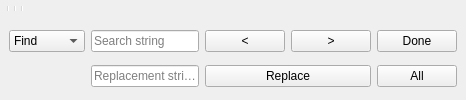
  <widget class="Dock" name="editorDock">
   <attribute name="dockWidgetArea">
    <number>1</number>
   </attribute>
   <widget class="QWidget" name="editorDockContents">
    <layout class="QVBoxLayout" name="verticalLayout">
     <property name="spacing">
      <number>0</number>
     </property>
     <property name="margin">
      <number>0</number>
     </property>
     <item>
      <widget class="QToolBar" name="editortoolbar">
       <addaction name="fileActionNew"/>
       <addaction name="fileActionOpen"/>
       <addaction name="fileActionSave"/>
       <addaction name="separator"/>
       <addaction name="editActionUndo"/>
       <addaction name="editActionRedo"/>
       <addaction name="editActionUnindent"/>
       <addaction name="editActionIndent"/>
       <addaction name="separator"/>
       <addaction name="designActionPreview"/>
       <addaction name="designActionRender"/>
       <addaction name="separator"/>
       <addaction name="fileActionExportSTL"/>
      </widget>
     </item>
     <item>
      <widget class="QFrame" name="find_panel">
       <property name="enabled">
        <bool>true</bool>
       </property>
       <property name="sizePolicy">
        <sizepolicy hsizetype="Preferred" vsizetype="Minimum">
         <horstretch>0</horstretch>
         <verstretch>0</verstretch>
        </sizepolicy>
       </property>
       <property name="frameShape">
        <enum>QFrame::NoFrame</enum>
       </property>
       <property name="frameShadow">
        <enum>QFrame::Raised</enum>
       </property>
       <property name="lineWidth">
        <number>0</number>
       </property>
       <layout class="QGridLayout" name="gridLayout">
        <property name="topMargin">
         <number>0</number>
        </property>
        <property name="bottomMargin">
         <number>0</number>
        </property>
        <property name="verticalSpacing">
         <number>0</number>
        </property>
        <item row="0" column="0">
         <widget class="QComboBox" name="findTypeComboBox">
          <item>
           <property name="text">
            <string>Find</string>
           </property>
          </item>
          <item>
           <property name="text">
            <string>Replace</string>
           </property>
          </item>
         </widget>
        </item>
        <item row="0" column="1">
         <widget class="QLineEdit" name="findInputField">
          <property name="placeholderText">
           <string>Search string</string>
          </property>
         </widget>
        </item>
        <item row="0" column="2">
         <widget class="QPushButton" name="prevButton">
          <property name="text">
           <string>&lt;</string>
          </property>
         </widget>
        </item>
        <item row="0" column="3">
         <widget class="QPushButton" name="nextButton">
          <property name="text">
           <string>&gt;</string>
          </property>
         </widget>
        </item>
        <item row="0" column="4">
         <widget class="QPushButton" name="hideFindButton">
          <property name="text">
           <string>Done</string>
          </property>
         </widget>
        </item>
        <item row="1" column="1">
         <widget class="QLineEdit" name="replaceInputField">
          <property name="placeholderText">
           <string>Replacement string</string>
          </property>
         </widget>
        </item>
        <item row="1" column="2" colspan="2">
         <widget class="QPushButton" name="replaceButton">
          <property name="text">
           <string>Replace</string>
          </property>
         </widget>
        </item>
        <item row="1" column="4">
         <widget class="QPushButton" name="replaceAllButton">
          <property name="text">
           <string>All</string>
          </property>
         </widget>
        </item>
       </layout>
      </widget>
     </item>
    </layout>
   </widget>
   <addaction name="editActionRedo_2"/>
  </widget>
